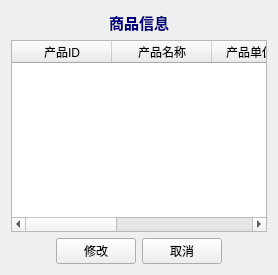
               <widget class="QWidget" name="page_shopping">
                <layout class="QGridLayout" name="gridLayout_3">
                 <item row="3" column="0">
                  <layout class="QHBoxLayout" name="horizontalLayout_2">
                   <item>
                    <spacer name="horizontalSpacer_10">
                     <property name="orientation">
                      <enum>Qt::Horizontal</enum>
                     </property>
                     <property name="sizeHint" stdset="0">
                      <size>
                       <width>40</width>
                       <height>20</height>
                      </size>
                     </property>
                    </spacer>
                   </item>
                   <item>
                    <widget class="QPushButton" name="button2Supdate">
                     <property name="text">
                      <string>修改</string>
                     </property>
                    </widget>
                   </item>
                   <item>
                    <widget class="QPushButton" name="button2Sudcancel">
                     <property name="text">
                      <string>取消</string>
                     </property>
                    </widget>
                   </item>
                   <item>
                    <spacer name="horizontalSpacer_11">
                     <property name="orientation">
                      <enum>Qt::Horizontal</enum>
                     </property>
                     <property name="sizeHint" stdset="0">
                      <size>
                       <width>40</width>
                       <height>20</height>
                      </size>
                     </property>
                    </spacer>
                   </item>
                  </layout>
                 </item>
                 <item row="1" column="0">
                  <widget class="QTableWidget" name="table2SInf">
                   <column>
                    <property name="text">
                     <string>产品ID</string>
                    </property>
                   </column>
                   <column>
                    <property name="text">
                     <string>产品名称</string>
                    </property>
                   </column>
                   <column>
                    <property name="text">
                     <string>产品单位数量</string>
                    </property>
                   </column>
                   <column>
                    <property name="text">
                     <string>产品单价</string>
                    </property>
                   </column>
                   <column>
                    <property name="text">
                     <string>产品中止</string>
                    </property>
                   </column>
                  </widget>
                 </item>
                 <item row="0" column="0">
                  <widget class="QLabel" name="label_17">
                   <property name="sizePolicy">
                    <sizepolicy hsizetype="Expanding" vsizetype="Preferred">
                     <horstretch>0</horstretch>
                     <verstretch>0</verstretch>
                    </sizepolicy>
                   </property>
                   <property name="font">
                    <font>
                     <pointsize>11</pointsize>
                     <weight>75</weight>
                     <bold>true</bold>
                    </font>
                   </property>
                   <property name="styleSheet">
                    <string notr="true">color: rgb(0, 0, 127);</string>
                   </property>
                   <property name="text">
                    <string>商品信息</string>
                   </property>
                   <property name="alignment">
                    <set>Qt::AlignCenter</set>
                   </property>
                  </widget>
                 </item>
                </layout>
               </widget>
